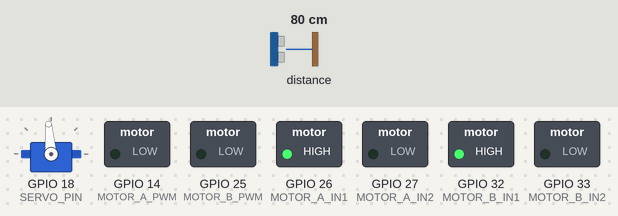
The sketch below on a simulated ESP32. On the bench: servo, switched loads named in the sketch (green lamp = pin HIGH). The test bench sets the inputs (shaded band); at power-on: distance to the obstacle 80 cm. WiFi joins after 1.5 s; servers stay silent unless stated; what the sketch prints to the serial monitor is not drawn.

Above: at 1.55 s.
At 2.15 s:
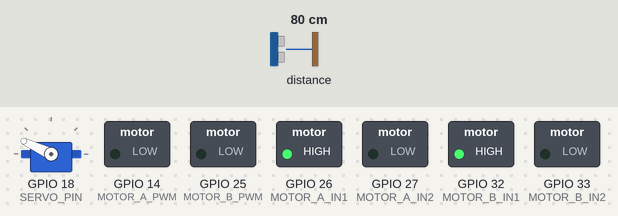
At 2.75 s:
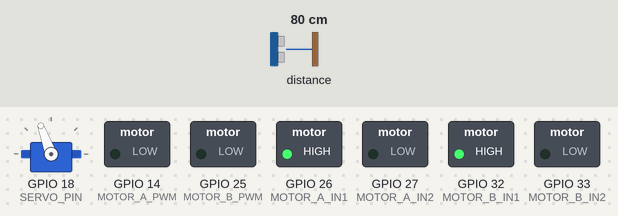
At 4.35 s:
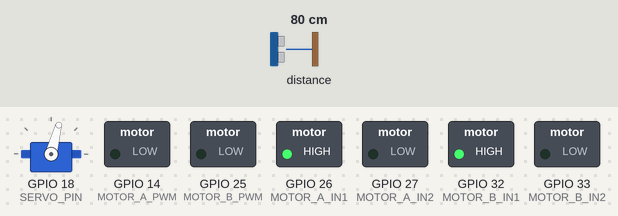
Timing chart, 0 to 8.4 s (numbered marks = the images above):
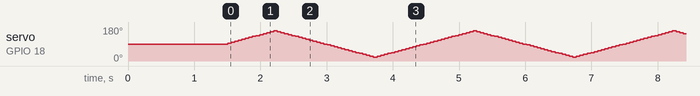

The sketch:

esp.ino
```cpp
#include <Arduino.h>
#include <WiFi.h>
#include <WiFiUdp.h>
#include <Wire.h>
#include <Adafruit_VL53L1X.h>
#include <ESP32Servo.h>
#include <ArduinoJson.h>

// ==========================================
// 1. CONFIGURATION & PIN MAPPINGS
// ==========================================
const char* WIFI_SSID     = "YOUR_WIFI_NAME";
const char* WIFI_PASSWORD = "YOUR_WIFI_PASSWORD";

// Target Raspberry Pi 5 IP & UDP Ports
const char* PI5_IP_ADDRESS = "192.168.1.100";
const int UDP_TX_PORT      = 5005; // Port to send ToF data to Pi 5
const int UDP_RX_PORT      = 5006; // Port to listen for motor commands from Pi 5

// Pin Definitions
#define SERVO_PIN      18  // Servo PWM pin
#define I2C_SDA        21  // VL53L1X SDA
#define I2C_SCL        22  // VL53L1X SCL

// Motor Driver Pins (TB6612FNG / L298N equivalent)
#define MOTOR_A_IN1    26
#define MOTOR_A_IN2    27
#define MOTOR_A_PWM    14

#define MOTOR_B_IN1    32
#define MOTOR_B_IN2    33
#define MOTOR_B_PWM    25

// ==========================================
// 2. GLOBAL OBJECTS
// ==========================================
WiFiUDP udp;
Adafruit_VL53L1X vl53;
Servo tofServo;

int currentAngle = 90;
int sweepDirection = 5; // Degrees per step

// PWM Config for ESP32 LEDC (Motor Speed Control)
const int PWM_FREQ = 5000;
const int PWM_RES  = 8; // 8-bit resolution (0-255)
const int CH_A     = 0;
const int CH_B     = 1;

// Function Declarations
void connectToWiFi();
void readAndSendToFData();
void handleIncomingMotorCommands();
void setMotorSpeeds(int leftSpeed, int rightSpeed);

void setup() {
  Serial.begin(115200);
  Wire.begin(I2C_SDA, I2C_SCL);

  // Setup Motors
  pinMode(MOTOR_A_IN1, OUTPUT);
  pinMode(MOTOR_A_IN2, OUTPUT);
  pinMode(MOTOR_B_IN1, OUTPUT);
  pinMode(MOTOR_B_IN2, OUTPUT);

  ledcSetup(CH_A, PWM_FREQ, PWM_RES);
  ledcAttachPin(MOTOR_A_PWM, CH_A);

  ledcSetup(CH_B, PWM_FREQ, PWM_RES);
  ledcAttachPin(MOTOR_B_PWM, CH_B);

  setMotorSpeeds(0, 0); // Stop initially

  // Setup Servo
  tofServo.attach(SERVO_PIN);
  tofServo.write(currentAngle);

  // Setup ToF Sensor
  if (!vl53.begin(0x29, &Wire)) {
    Serial.println(F("Failed to detect VL53L1X sensor!"));
    while (1) delay(10);
  }
  vl53.startRanging();
  vl53.setTimingBudget(33); // Fast 33ms measurement budget

  // Connect Network
  connectToWiFi();
  udp.begin(UDP_RX_PORT);
  Serial.println("CURO ESP32 Node Ready!");
}

void loop() {
  readAndSendToFData();
  handleIncomingMotorCommands();
  delay(20); // Control loop delay (~50Hz refresh)
}

// ==========================================
// 3. NETWORK & HELPER FUNCTIONS
// ==========================================

void connectToWiFi() {
  WiFi.mode(WIFI_STA);
  WiFi.begin(WIFI_SSID, WIFI_PASSWORD);
  Serial.print("Connecting to Wi-Fi");
  while (WiFi.status() != WL_CONNECTED) {
    delay(500);
    Serial.print(".");
  }
  Serial.println("\nConnected! IP Address: " + WiFi.localIP().toString());
}

// Sweeps ToF sensor, measures distance, and sends JSON packet to Pi 5
void readAndSendToFData() {
  // Move servo
  currentAngle += sweepDirection;
  if (currentAngle >= 160 || currentAngle <= 20) {
    sweepDirection = -sweepDirection; // Reverse sweep range (20° to 160°)
  }
  tofServo.write(currentAngle);

  // Measure distance when ready
  if (vl53.dataReady()) {
    int16_t distance = vl53.distance();
    vl53.clearInterrupt();

    if (distance > 0) {
      // Build JSON payload
      StaticJsonDocument<128> doc;
      doc["a"] = currentAngle;  // Angle in degrees
      doc["d"] = distance;      // Distance in millimeters

      char buffer[128];
      serializeJson(doc, buffer);

      // Transmit UDP packet to Raspberry Pi 5
      udp.beginPacket(PI5_IP_ADDRESS, UDP_TX_PORT);
      udp.write((const uint8_t*)buffer, strlen(buffer));
      udp.endPacket();
    }
  }
}

// Parses JSON motor commands from Pi 5: {"left": [-255 to 255], "right": [-255 to 255]}
void handleIncomingMotorCommands() {
  int packetSize = udp.parsePacket();
  if (packetSize > 0) {
    char packetBuffer[255];
    int len = udp.read(packetBuffer, 255);
    if (len > 0) {
      packetBuffer[len] = 0;
    }

    StaticJsonDocument<128> doc;
    DeserializationError error = deserializeJson(doc, packetBuffer);

    if (!error) {
      int left = doc["left"];   // Range: -255 to 255
      int right = doc["right"]; // Range: -255 to 255
      setMotorSpeeds(left, right);
    }
  }
}

// Motor Driver Control (Positive = Forward, Negative = Reverse)
void setMotorSpeeds(int leftSpeed, int rightSpeed) {
  // Left Motor (Motor A)
  if (leftSpeed >= 0) {
    digitalWrite(MOTOR_A_IN1, HIGH);
    digitalWrite(MOTOR_A_IN2, LOW);
    ledcWrite(CH_A, min(leftSpeed, 255));
  } else {
    digitalWrite(MOTOR_A_IN1, LOW);
    digitalWrite(MOTOR_A_IN2, HIGH);
    ledcWrite(CH_A, min(-leftSpeed, 255));
  }

  // Right Motor (Motor B)
  if (rightSpeed >= 0) {
    digitalWrite(MOTOR_B_IN1, HIGH);
    digitalWrite(MOTOR_B_IN2, LOW);
    ledcWrite(CH_B, min(rightSpeed, 255));
  } else {
    digitalWrite(MOTOR_B_IN1, LOW);
    digitalWrite(MOTOR_B_IN2, HIGH);
    ledcWrite(CH_B, min(-rightSpeed, 255));
  }
}
```
